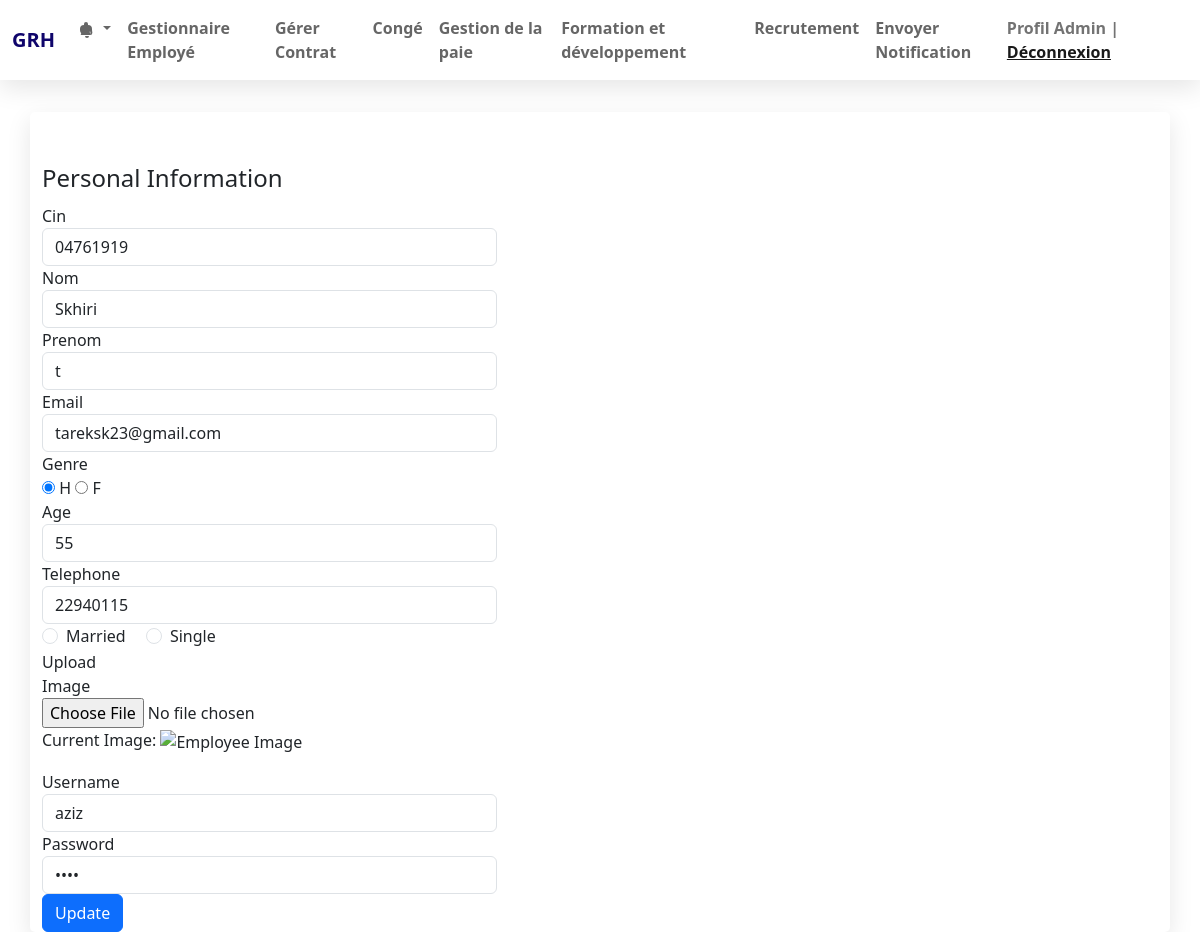
/main/update.php?id=19, run on the app's committed database.
### tables this page shows
CREATE TABLE `employe` (
  `id` int(6) UNSIGNED NOT NULL,
  `cin` varchar(255) NOT NULL,
  `nom` varchar(255) NOT NULL,
  `prenom` varchar(255) NOT NULL,
  `email` varchar(255) DEFAULT NULL,
  `gender` varchar(1) DEFAULT NULL,
  `age` int(3) DEFAULT NULL,
  `telephone` varchar(20) DEFAULT NULL,
  `nationality` varchar(255) DEFAULT NULL,
  `civility` varchar(255) DEFAULT NULL,
  `children` int(2) DEFAULT NULL,
  `image` varchar(255) DEFAULT NULL,
  `departement` varchar(255) DEFAULT NULL,
  `poste` varchar(255) DEFAULT NULL,
  `type_contrat` varchar(255) DEFAULT NULL,
  `salaire` varchar(50) DEFAULT NULL,
  `dateDebut` date DEFAULT NULL,
  `dateFin` date DEFAULT NULL,
  `typeContrat` varchar(255) DEFAULT NULL,
  `horaire` varchar(255) DEFAULT NULL,
  `reg_date` timestamp NOT NULL DEFAULT current_timestamp() ON UPDATE current_timestamp(),
  `numcarte` varchar(255) DEFAULT NULL,
  `username` varchar(100) DEFAULT NULL,
  `paswrd` varchar(255) DEFAULT NULL
);

### main/update.php (the view, shortened to what this page needs)
<?php
require_once('connect.php');
$id = $_GET['id'];
$selSql = "SELECT * FROM `employe` WHERE id=?";
$stmt = $con->prepare($selSql);
$stmt->bind_param("i", $id);
$stmt->execute();
$res = $stmt->get_result();
$r = $res->fetch_assoc();
?>
<!DOCTYPE html>
<html>
<head>
    <link href="https://cdn.jsdelivr.net/npm/bootstrap@5.1.3/dist/css/bootstrap.min.css" rel="stylesheet">
    <link rel="stylesheet" href="https://stackpath.bootstrapcdn.com/font-awesome/4.7.0/css/font-awesome.min.css">
    <link rel="stylesheet" href="style.css">
</head>
<body>
    <?php include 'navbar.php'; ?>
    <div class="container">
        <div class="row pt-4">
            <form action="" method="POST" enctype="multipart/form-data" class="form-horizontal col-md-6 pt-4">
                <fieldset id="personalInfo">
                    <legend>Personal Information</legend>
                     <div class="form-group">
                        <label for="input1" class="col-sm-2 control-label">Cin</label>
                        <div class="col-sm-10">
                            <input type="text" name="cin" placeholder="cin" class="form-control" id="input1" value="<?php echo htmlspecialchars($r['cin']); ?>">
                        </div>
                    </div>
                    <div class="form-group">
                        <label for="input1" class="col-sm-2 control-label">Nom</label>
                        <div class="col-sm-10">
                            <input type="text" name="nom" placeholder="Nom" class="form-control" id="input1" value="<?php echo htmlspecialchars($r['nom']); ?>">
                        </div>
                    </div>
                    <div class="form-group">
                        <label for="input1" class="col-sm-2 control-label">Prenom</label>
                        <div class="col-sm-10">
                            <input type="text" name="prenom" placeholder="Prenom" class="form-control" id="input1" value="<?php echo htmlspecialchars($r['prenom']); ?>">
                        </div>
                    </div>
                    <div class="form-group">
                        <label for="input1" class="col-sm-2 control-label">Email</label>
                        <div class="col-sm-10">
                            <input type="email" name="email" placeholder="e-mail" class="form-control" id="input1" value="<?php echo htmlspecialchars($r['email']); ?>">
                        </div>
                    </div>
                    <div class="form-group">
                        <label for="input1" class="col-sm-2 control-label">Genre</label>
                        <div class="col-sm-10">
                            <label>
                                <input type="radio" name="gender" id="optionsRadios" value="h" <?php if ($r['gender'] == 'h') echo "checked"; ?>> H
                            </label>
                            <label>
                                <input type="radio" name="gender" id="optionsRadios" value="f" <?php if ($r['gender'] == 'f') echo "checked"; ?>> F
                            </label>
                        </div>
                    </div>
                    <div class="form-group">
                        <label for="input1" class="col-sm-2 control-label">Age</label>
                        <div class="col-sm-10">
                            <input type="number" name="age" placeholder="age" class="form-control" id="input1" value="<?php echo htmlspecialchars($r['age']); ?>">
                        </div>
                    </div>
                    <div class="form-group">
                        <label for="inputTelephone" class="col-sm-2 control-label">Telephone</label>
                        <div class="col-sm-10">
                            <input type="tel" name="telephone" placeholder="Telephone" class="form-control" id="input1" value="<?php echo htmlspecialchars($r['telephone']); ?>">
                        </div>
                    </div>
                    <div class="col-sm-10">
                        <div class="form-check form-check-inline">
                            <input class="form-check-input" type="radio" name="civility" id="inlineRadio1" value="married" onclick="showChildrenInput()" <?php if ($r['civility'] == 'married') echo 'checked'; ?>>
                            <label class="form-check-label" for="inlineRadio1">Married</label>
                        </div>
                        <div class="form-check form-check-inline">
                            <input class="form-check-input" type="radio" name="civility" id="inlineRadio2" value="single" onclick="hideChildrenInput()" <?php if ($r['civility'] == 'single') echo 'checked'; ?>>
                            <label class="form-check-label" for="inlineRadio2">Single</label>
                        </div>
                    </div>
                    <div class="form-group">
                        <label for="inputImage" class="col-sm-2 control-label">Upload Image</label>
                        <div class="col-sm-10">
                            <input type="file" name="image" class="form-control-file" id="inputImage">
                            <?php if (!empty($r['image'])): ?>
                                <p>Current Image: <img src="<?php echo $r['image']; ?>" alt="Employee Image" width="100"></p>
                            <?php endif; ?>
                        </div>
                    </div>
                     <div class="form-group">
                        <label for="inputUsername" class="col-sm-2 control-label">Username</label>
                        <div class="col-sm-10">
                            <input type="text" name="username" placeholder="Username" class="form-control" id="inputUsername" value="<?php echo htmlspecialchars($r['username']); ?>">
                        </div>
                    </div>
                    <div class="form-group">
                        <label for="inputPassword" class="col-sm-2 control-label">Password</label>
                        <div class="col-sm-10">
                            <input type="password" name="password" placeholder="Password" class="form-control" id="inputPassword" value="<?php echo htmlspecialchars($r['paswrd']); ?>">
                        </div>
                    </div>
                    <div class="form-group">
                        <div class="col-sm-10">
                            <button type="submit" class="btn btn-primary">Update</button>
                        </div>
                    </div>
                </fieldset>
            </form>
        </div>
    </div>
</body>
</html>

### main/style.css (style rules this page uses)
.container { margin-top: 2rem; background-color: #fff; border-radius: 5px; box-shadow: 0 .5rem 1.5rem rgba(0, 0, 0, .1); }

### data on the page
employe: cin "04761919", nom "Skhiri", prenom "t", email "tareksk23@gmail.com", gender "☑ H", gender "☐ F", age "55", telephone "22940115", civility "☐ Married", civility "☐ Single", username "aziz"
